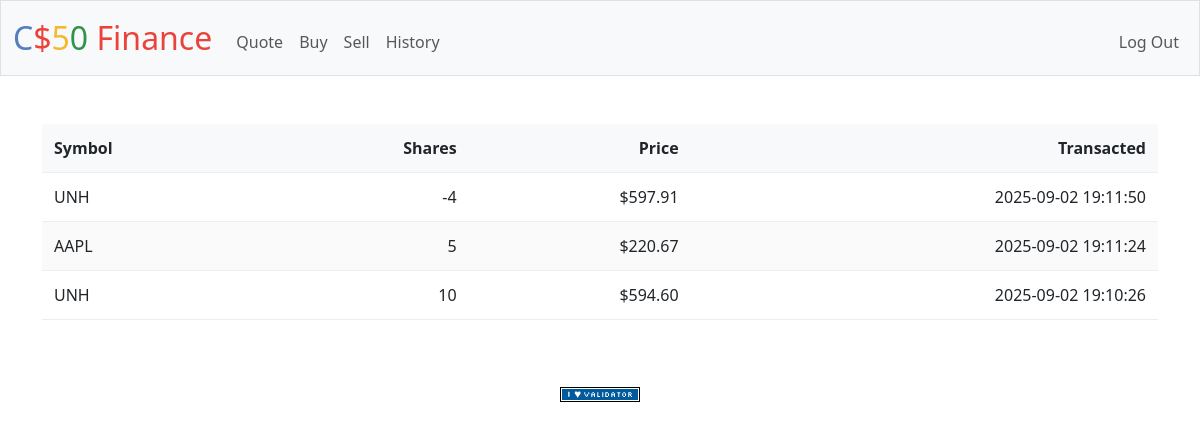
Screenshot of /history (signed in) with the database file from the repository.
### tables this page shows
CREATE TABLE orders (
order_id INTEGER PRIMARY KEY AUTOINCREMENT NOT NULL,
symbol TEXT NOT NULL,
shares INTEGER NOT NULL,
purchase TEXT NOT NULL DEFAULT (datetime('now','localtime')),
user_id INTEGER NOT NULL REFERENCES users(id) , value NUMERIC);

### app.py (the view)
@app.route("/history")
@login_required
def history():
    orders = db.execute(
        "SELECT * FROM orders where user_id = ? ORDER BY purchase DESC", session["user_id"])
    return render_template("history.html", orders=orders)

### app.py (called while the page is built)
@app.after_request
def after_request(response):
    response.headers["Cache-Control"] = "no-cache, no-store, must-revalidate"
    response.headers["Expires"] = 0
    response.headers["Pragma"] = "no-cache"
    return response

### helpers.py (called while the page is built)
def login_required(f):
    @wraps(f)
    def decorated_function(*args, **kwargs):
        if session.get("user_id") is None:
            return redirect("/login")
        return f(*args, **kwargs)
    return decorated_function

def usd(value):
    return f"${value:,.2f}"

### templates/history.html (shortened to what this page needs)
{% extends "layout.html" %}
{% block main %}
    <table>
        <thead>
            <tr>
                <th>Symbol</th>
                <th>Shares</th>
                <th>Price</th>
                <th>Transacted</th>
            </tr>
        </thead>
        <tbody>
                {% for order in orders %}
                <tr>
                    <td>{{ order.symbol }}</td>
                    <td>{{ order.shares }}</td>
                    <td>{{ order.value | usd }}</td>
                    <td>{{ order.purchase }}</td>
                </tr>
                {% endfor %}
        </tbody>
    </table>
{% endblock %}

### static/styles.css (style rules this page uses)
table { background-color: transparent; margin-bottom: 1rem; width: 100%; border-collapse: collapse; }
table th, table td { padding: 0.75rem; vertical-align: middle; border-bottom: 1px solid #eee; }
thead th:first-child, tbody td:first-child, tfoot td:first-child { text-align: left; }
thead th:not(:first-child), tbody td:not(:first-child), tfoot td:not(:first-child) { text-align: right; font-variant-numeric: tabular-nums; }
thead th { background: #f8f9fa; font-weight: 600; }
tbody tr:nth-child(even) { background: #fafafa; }

### rows the page displays
orders: symbol "UNH", shares "-4", value "$597.91", purchase "2025-09-02 19:11:50"
orders: symbol "AAPL", shares "5", value "$220.67", purchase "2025-09-02 19:11:24"
orders: symbol "UNH", shares "10", value "$594.60", purchase "2025-09-02 19:10:26"
